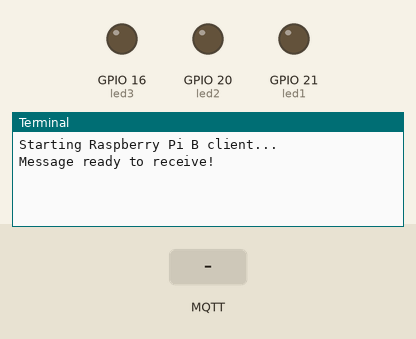
The program below on a simulated Raspberry Pi (BCM pin numbers). Shown: output pins drawn as LEDs (lit = HIGH), the last lines printed to the terminal. The inputs (shaded band) are chosen by the test bench. No MQTT or app messages arrive unless stated.

Above: at 1.3 s.
1.4 s: MQTT message "TurnOn" arrives on the first subscribed topic
At 2.5 s:
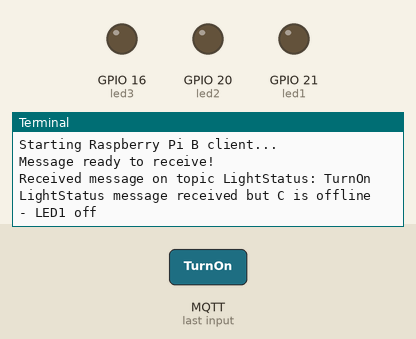
2.9 s: MQTT message "TurnOff" arrives on the first subscribed topic
At 3.6 s:
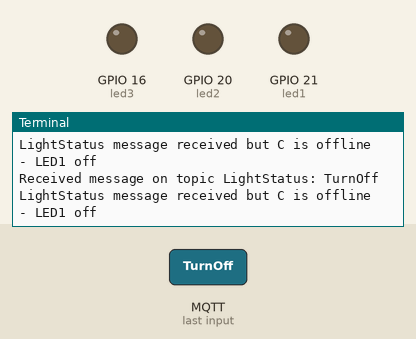
4.4 s: MQTT message "online" arrives on the first subscribed topic
At 4.8 s:
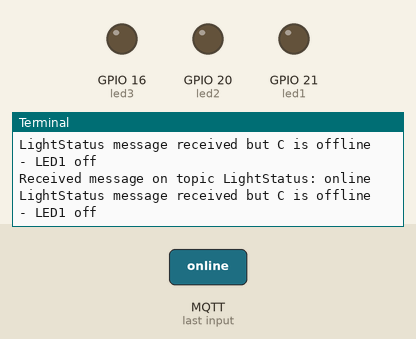

Measured:
- after the input at 1.4 s, the terminal: prints a new line at once (image 1)
- after the input at 2.9 s, the terminal: prints a new line at once (image 2)
- after the input at 4.4 s, the terminal: prints a new line at once (image 3)

The program:

pi_b.py
```python
"""
Raspberry Pi B - LED Controller
Controls 3 LEDs based on light status and device status from other Raspberry Pi's
"""
import paho.mqtt.client as mqtt
from gpiozero import LED
import time

BROKER_HOST = "localhost"  # Change to your broker's IP address
BROKER_PORT = 1883  # Default port
timeoutSeconds = 60
CLIENT_ID = "RaspberryPiB"

# Topics
LIGHT_STATUS_TOPIC = "LightStatus"
STATUS_A_TOPIC = "Status/RaspberryPiA"
STATUS_C_TOPIC = "Status/RaspberryPiC"

# Change pins to match your setup
LED1_PIN = 21
LED2_PIN = 20
LED3_PIN = 16

class RaspberryPiB:
    def __init__(self):
        # Initialize LEDs
        self.led1 = LED(LED1_PIN)
        self.led2 = LED(LED2_PIN)
        self.led3 = LED(LED3_PIN)

        # Start LEDs off
        self.led1.off()
        self.led2.off()
        self.led3.off()

        # Status tracker
        self.piA_status = False
        self.piC_status = False
        self.last_light_status = None # Please do not retain this value.

        # MQTT Client Setup
        self.client = mqtt.Client(CLIENT_ID)
        self.client.on_connect = self.on_connect
        self.client.on_message = self.on_message

    def on_connect(self, client, userdata, flags, rc):
        # Subscribe to topics
        client.subscribe(LIGHT_STATUS_TOPIC, qos=2)
        client.subscribe(STATUS_A_TOPIC, qos=2)
        client.subscribe(STATUS_C_TOPIC, qos=2)

    def on_message(self, client, userdata, msg):
        # Handle messages and control LEDs
        try:
            topic = msg.topic
            message = msg.payload.decode("utf-8")  # Convert bytes to string
            print(f"Received message on topic {topic}: {message}")

            if topic == LIGHT_STATUS_TOPIC:
                self.handle_light_status(message)
            elif topic == STATUS_A_TOPIC:
                self.handle_status_a(message)
            elif topic == STATUS_C_TOPIC:
                self.handle_status_c(message)
        except Exception as e:
            print(f"Error handling message: {e}")

    def handle_light_status(self, status):
        # Handle LightStatus messages
        self.last_light_status = status

        if self.piC_status:
            if status == "TurnOn":
                self.led1.on()
                print("Light is on - LED1 on")
            elif status == "TurnOff":
                self.led1.off()
                print("Light is off - LED1 off")
        else:
            print("LightStatus message received but C is offline - LED1 off")

    def handle_status_a(self, status):
        # Handle Raspberry Pi A messages
        if status == "online":
            self.piA_status = True
            self.led2.on()
            print("Raspberry Pi A is online - LED2 on")
        elif status == "offline":
            self.piA_status = False
            self.led2.off()
            print("Raspberry Pi A is offline - LED2 off")

    def handle_status_c(self, status):
        # Handle Raspberry Pi C messages
        if status == "online":
            self.piC_status = True
            self.led3.on()
            print("Raspberry Pi C is online - LED3 on")

            if self.last_light_status == "TurnOn" or self.last_light_status == "TurnOff":
                self.handle_light_status(self.last_light_status)
            else:
                self.led1.off()
                print("No LightStatus message available - LED1 off")
        elif status == "offline":
            self.piC_status = False
            self.led1.off()
            self.led3.off()
            print(self.last_light_status)
            print("Raspberry Pi C is offline - LED1 and LED3 off")

    def run(self):
        try:
            print("Starting Raspberry Pi B client...")
            self.client.connect(BROKER_HOST, BROKER_PORT, timeoutSeconds)

            print("Message ready to receive!")
            self.client.loop_forever()
        except KeyboardInterrupt:
            print("\nShutting down...")
        finally:
            self.led1.off()
            self.led2.off()
            self.led3.off()
            self.client.loop_stop()
            self.client.disconnect()

if __name__ == "__main__":
    rpiB = RaspberryPiB()
    rpiB.run()
```
